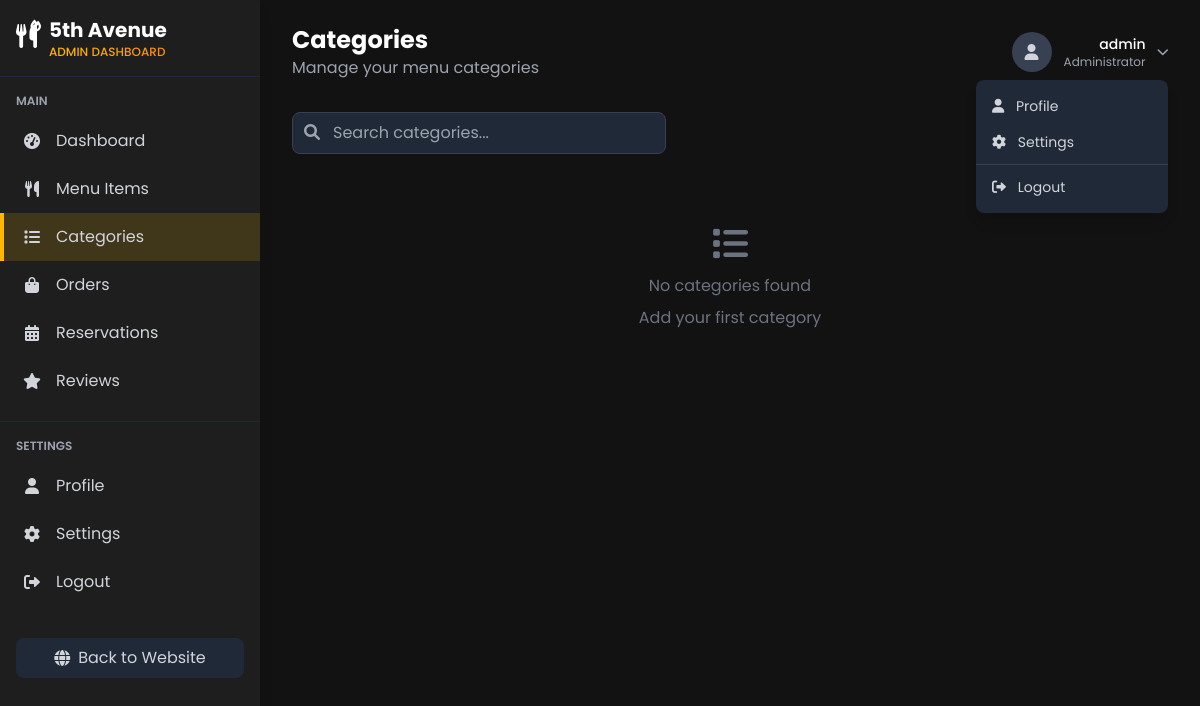
The app's page /dashboard/categories/ (signed in), older data.
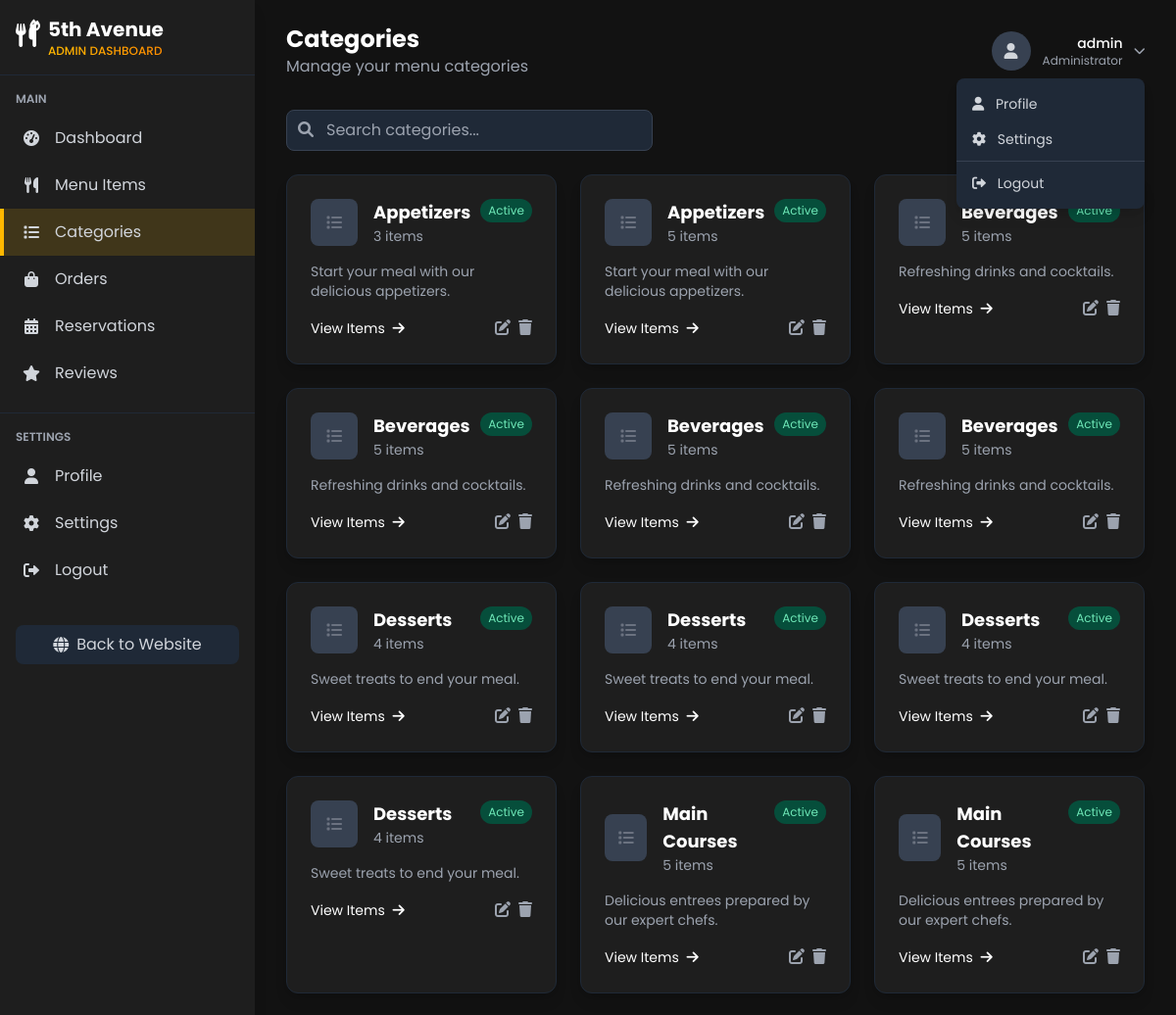
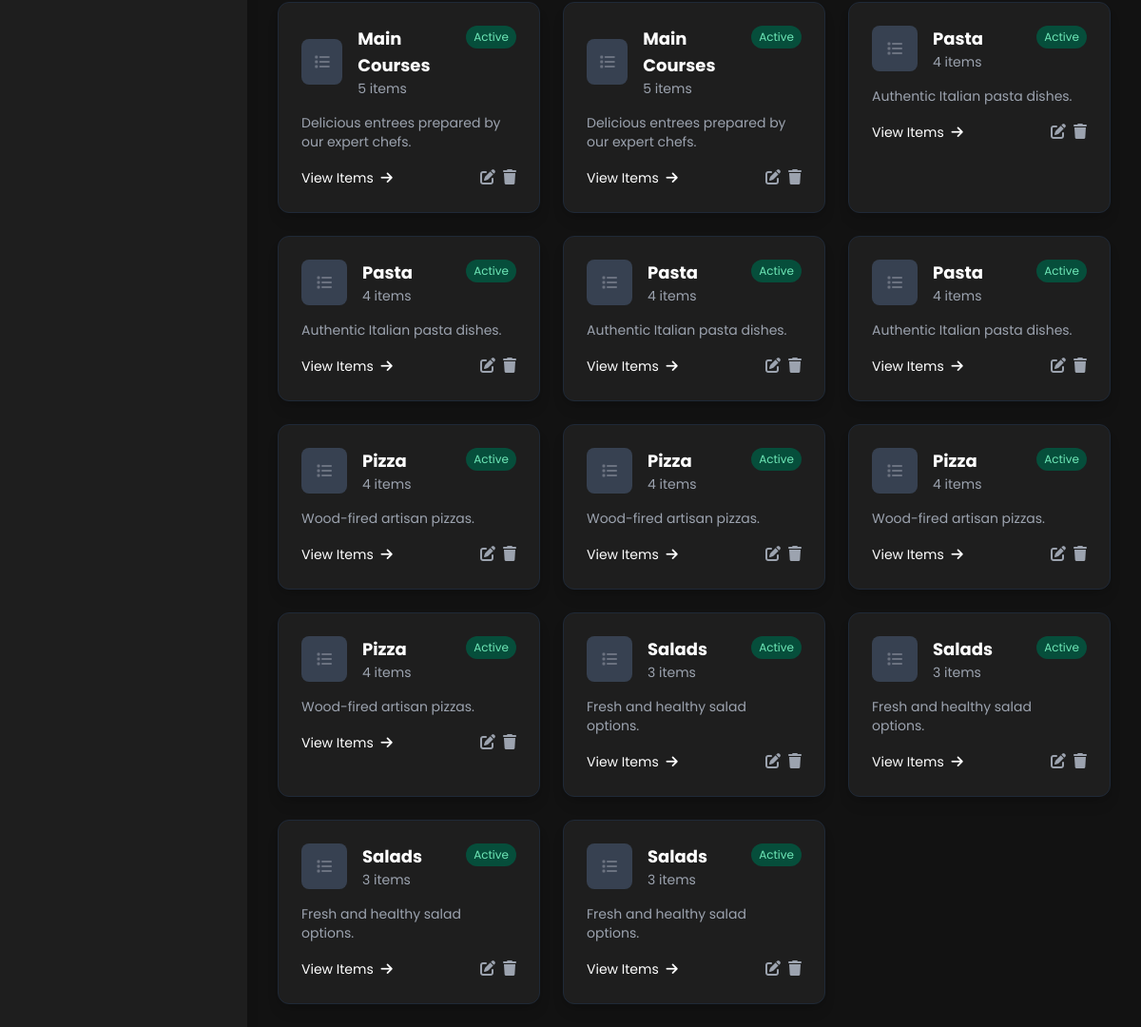
The same page, newer data (2 pictures, top to bottom).
### ecommerce/models.py (models this page shows, shortened)
class Category(models.Model):
    name = models.CharField(max_length=100)
    description = models.TextField(blank=True)
    image = models.ImageField(upload_to='categories/', blank=True)
    is_active = models.BooleanField(default=True)
    created_at = models.DateTimeField(auto_now_add=True)
    updated_at = models.DateTimeField(auto_now=True)
    class Meta:
        verbose_name_plural = 'Categories'
        ordering = ['name']

### ecommerce/views.py (the view, shortened to what this page needs)
# urls.py: path('dashboard/categories/', categories_list, name='categories'),
@login_required
def categories_list(request):
    categories = Category.objects.all()
    for category in categories:
        category.item_count = MenuItem.objects.filter(category=category).count()
    context = {
        'categories': categories,
        'active_section': 'categories'
    }
    return render(request, 'accounts/categories.html', context)

### ecommerce/context_processors.py (called while the page is built)
def cart_processor(request):
    return {
        'cart_count': get_cart_count(request)
    }

### ecommerce/views.py (called while the page is built)
def get_cart_count(request):
    if request.user.is_authenticated:
        try:
            cart = Cart.objects.get(user=request.user)
            return sum(item.quantity for item in cart.cart_items.all())
        except Cart.DoesNotExist:
            return 0
    else:
        cart = request.session.get('cart', {})
        return sum(cart.values())

### templates/accounts/categories.html (shortened to what this page needs)
{% extends 'accounts/dashboard_base.html' %}
{% block page_title %}Categories{% endblock page_title %}
{% block page_subtitle %}Manage your menu categories{% endblock page_subtitle %}
{% block content %}
<div class="mb-6 flex justify-between items-center">
    <div class="relative">
        <input type="text" id="search-categories" placeholder="Search categories..."
            class="bg-gray-800 border border-gray-700 rounded-lg py-2 px-4 text-white focus:outline-none focus:ring-2 focus:ring-food-gold pl-10">
        <i class="fas fa-search absolute left-3 top-3 text-gray-400"></i>
    </div>
    <button id="add-category-btn" class="btn-primary px-4 py-2 rounded-lg text-sm font-bold">
    </button>
</div>
<div class="grid grid-cols-1 md:grid-cols-2 lg:grid-cols-3 gap-6">
    {% for category in categories %}
    <div class="card p-6 shadow-lg border border-gray-800 hover:border-food-gold transition-all duration-300">
        <div class="flex justify-between items-start mb-4">
            <div class="flex items-center">
                {% if category.image %}
                <img src="{{ category.image.url }}" alt="{{ category.name }}" class="w-12 h-12 rounded-lg object-cover mr-4">
                {% else %}
                <div class="w-12 h-12 rounded-lg bg-gray-700 mr-4 flex items-center justify-center">
                    <i class="fas fa-list text-gray-500"></i>
                </div>
                {% endif %}
                <div>
                    <h3 class="text-white font-bold text-lg">{{ category.name }}</h3>
                    <p class="text-gray-400 text-sm">{{ category.item_count }} items</p>
                </div>
            </div>
            <div class="flex">
                {% if category.is_active %}
                <span class="bg-green-900 text-green-300 text-xs px-2 py-1 rounded-full">Active</span>
                {% else %}
                <span class="bg-red-900 text-red-300 text-xs px-2 py-1 rounded-full">Inactive</span>
                {% endif %}
            </div>
        </div>
        {% if category.description %}
        <p class="text-gray-400 text-sm mb-4">{{ category.description|truncatechars:100 }}</p>
        {% endif %}
        <div class="flex justify-between items-center">
            <a href="#" class="text-food-gold hover:text-food-red transition duration-300 text-sm">
                View Items <i class="fas fa-arrow-right ml-1"></i>
            </a>
            <div class="flex space-x-2">
                <button class="edit-category-btn text-gray-400 hover:text-food-gold transition duration-300"
                        data-id="{{ category.id }}"
                        data-name="{{ category.name }}"
                        data-description="{{ category.description|default:'' }}"
                        data-active="{{ category.is_active|yesno:'true,false' }}"
                        title="Edit">
                    <i class="fas fa-edit"></i>
                </button>
                <button class="delete-category-btn text-gray-400 hover:text-red-500 transition duration-300"
                        data-id="{{ category.id }}"
                        data-name="{{ category.name }}"
                        title="Delete">
                    <i class="fas fa-trash"></i>
                </button>
            </div>
        </div>
    </div>
    {% empty %}
    <div class="col-span-full py-12 text-center text-gray-500">
        <div class="flex flex-col items-center">
            <i class="fas fa-list text-4xl mb-3"></i>
            <p class="mb-2">No categories found</p>
            <button id="empty-add-category-btn" class="text-food-gold hover:text-food-red transition duration-300">
                Add your first category
            </button>
        </div>
    </div>
    {% endfor %}
</div>
{% endblock content %}

Row changes from the older to the newer data that the page shows:
added Category: name "Appetizers", item_count "3", is_active "Active", description "Start your meal with our delicious appetizers."
added Category: name "Appetizers", item_count "5", is_active "Active", description "Start your meal with our delicious appetizers."
added Category: name "Beverages", item_count "5", is_active "Active", description "Refreshing drinks and cocktails."
added Category: name "Beverages", item_count "5", is_active "Active", description "Refreshing drinks and cocktails."
added Category: name "Beverages", item_count "5", is_active "Active", description "Refreshing drinks and cocktails."
added Category: name "Beverages", item_count "5", is_active "Active", description "Refreshing drinks and cocktails."
added Category: name "Desserts", item_count "4", is_active "Active", description "Sweet treats to end your meal."
added Category: name "Desserts", item_count "4", is_active "Active", description "Sweet treats to end your meal."
added Category: name "Desserts", item_count "4", is_active "Active", description "Sweet treats to end your meal."
added Category: name "Desserts", item_count "4", is_active "Active", description "Sweet treats to end your meal."
added Category: name "Main Courses", item_count "5", is_active "Active", description "Delicious entrees prepared by our expert chefs."
added Category: name "Main Courses", item_count "5", is_active "Active", description "Delicious entrees prepared by our expert chefs."
added Category: name "Main Courses", item_count "5", is_active "Active", description "Delicious entrees prepared by our expert chefs."
added Category: name "Main Courses", item_count "5", is_active "Active", description "Delicious entrees prepared by our expert chefs."
added Category: name "Pasta", item_count "4", is_active "Active", description "Authentic Italian pasta dishes."
added Category: name "Pasta", item_count "4", is_active "Active", description "Authentic Italian pasta dishes."
added Category: name "Pasta", item_count "4", is_active "Active", description "Authentic Italian pasta dishes."
added Category: name "Pasta", item_count "4", is_active "Active", description "Authentic Italian pasta dishes."
added Category: name "Pizza", item_count "4", is_active "Active", description "Wood-fired artisan pizzas."
added Category: name "Pizza", item_count "4", is_active "Active", description "Wood-fired artisan pizzas."
added Category: name "Pizza", item_count "4", is_active "Active", description "Wood-fired artisan pizzas."
added Category: name "Pizza", item_count "4", is_active "Active", description "Wood-fired artisan pizzas."
added Category: name "Salads", item_count "3", is_active "Active", description "Fresh and healthy salad options."
added Category: name "Salads", item_count "3", is_active "Active", description "Fresh and healthy salad options."
added Category: name "Salads", item_count "3", is_active "Active", description "Fresh and healthy salad options."
added Category: name "Salads", item_count "3", is_active "Active", description "Fresh and healthy salad options."
Text that changed along with them:
text no longer shown: "No categories found Add your first category"
